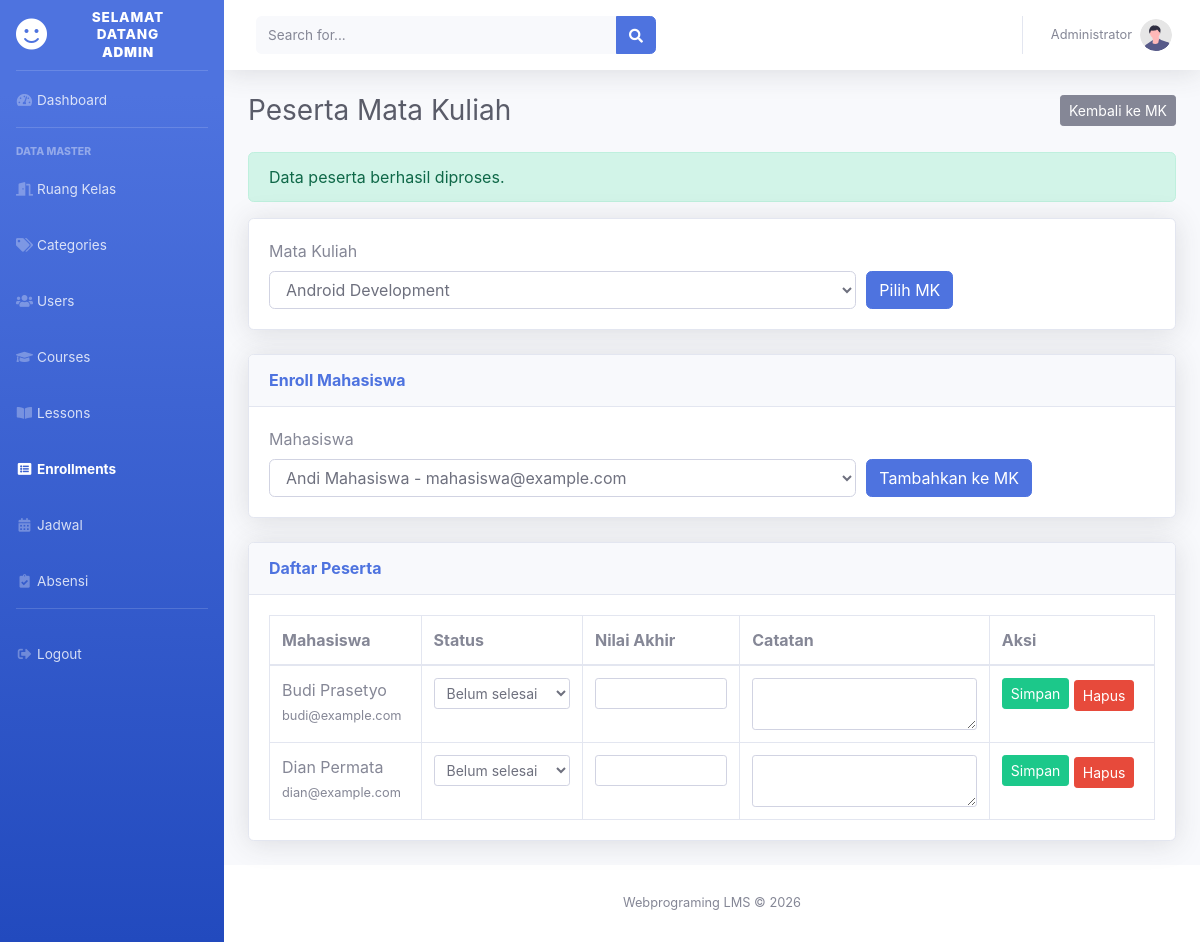
/layout.php?page=peserta&course_id=0&pesan=simpan (signed in), run on an earlier commit of the app's database.
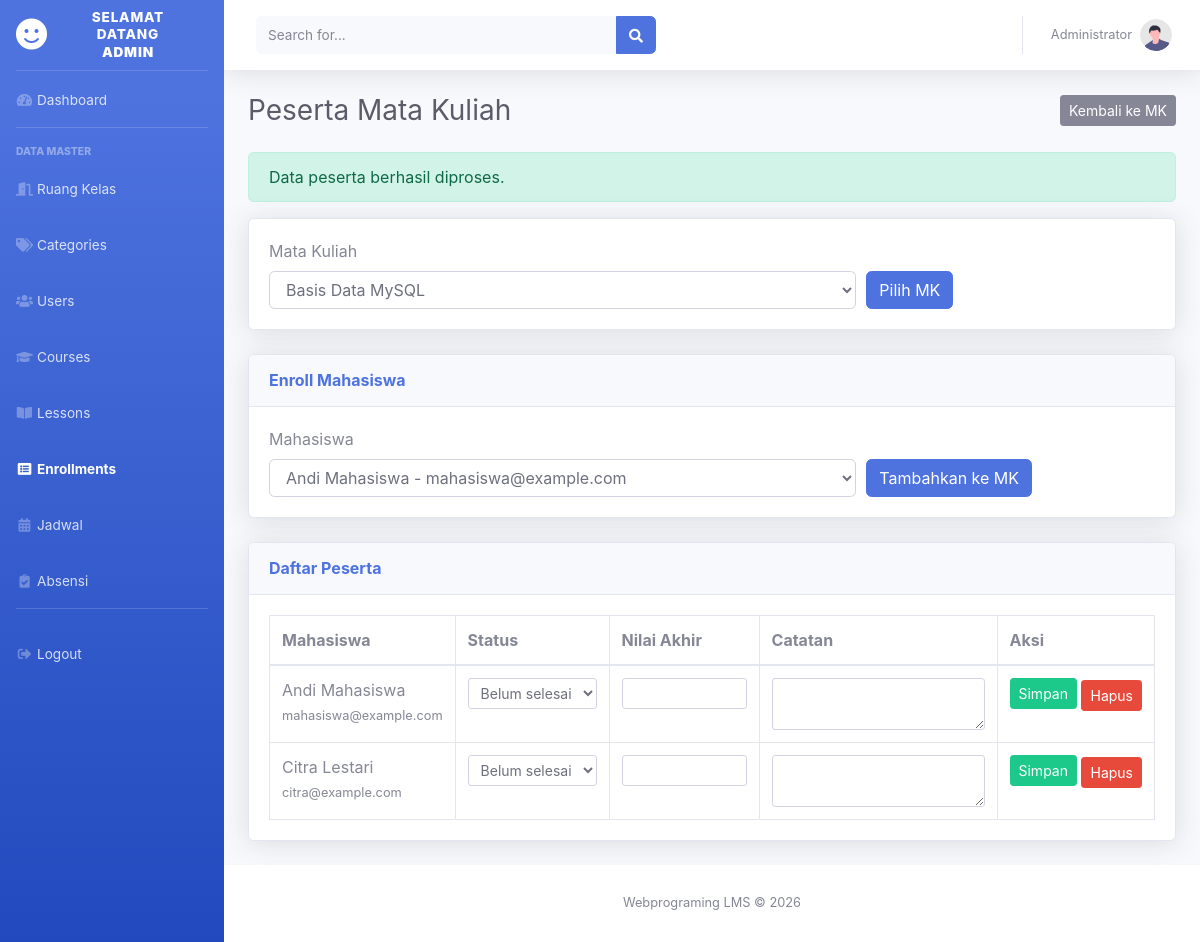
And on a later commit of the database.
### tables this page shows
CREATE TABLE `enrollments` (
  `id` int NOT NULL AUTO_INCREMENT,
  `user_id` int NOT NULL,
  `course_id` int NOT NULL,
  `tgl_daftar` datetime DEFAULT CURRENT_TIMESTAMP,
  `status_belajar` enum('aktif','selesai') DEFAULT 'aktif',
  `nilai_akhir` decimal(5,2) DEFAULT NULL,
  `catatan_dosen` text,
  PRIMARY KEY (`id`),
  UNIQUE KEY `unique_enrollment` (`user_id`,`course_id`),
  KEY `course_id` (`course_id`),
  CONSTRAINT `enrollments_ibfk_1` FOREIGN KEY (`user_id`) REFERENCES `users` (`id`) ON DELETE CASCADE,
  CONSTRAINT `enrollments_ibfk_2` FOREIGN KEY (`course_id`) REFERENCES `courses` (`id`) ON DELETE CASCADE
);

CREATE TABLE `users` (
  `id` int NOT NULL AUTO_INCREMENT,
  `nama_lengkap` varchar(100) NOT NULL,
  `email` varchar(100) NOT NULL,
  `password` varchar(255) NOT NULL,
  `role` enum('admin','dosen','mahasiswa') DEFAULT 'mahasiswa',
  `foto_profil` varchar(255) DEFAULT 'default.jpg',
  `created_at` timestamp NULL DEFAULT CURRENT_TIMESTAMP,
  PRIMARY KEY (`id`),
  UNIQUE KEY `email` (`email`)
);

### koneksi/koneksi.php (called while the page is built, shortened)
<?php
$db_driver = getenv('APP_DB') ?: 'mysql';
$db_type = $db_driver === 'sqlite' ? 'sqlite' : 'mysql';
class DbResult {
    public array $rows;
    private int $index = 0;
    public function __construct(array $rows = []) {
        $this->rows = $rows;
    }
    public function fetch_assoc(): ?array {
        if ($this->index >= count($this->rows)) {
            return null;
        }
        return $this->rows[$this->index++];
    }
}
class DbStatement {
    public function __construct(PDOStatement $stmt) {
        $this->stmt = $stmt;
    }
}
function db_prepare(PDO $db, string $sql): DbStatement {
    return new DbStatement($db->prepare(db_translate_sql($sql)));
}
function db_stmt_execute(DbStatement $stmt): bool {
    return $stmt->stmt->execute($stmt->params);
}
function db_stmt_get_result(DbStatement $stmt): DbResult {
    return new DbResult($stmt->stmt->fetchAll(PDO::FETCH_ASSOC));
}
function db_query(PDO $db, string $sql): DbResult|bool {
    $statement = $db->query(db_translate_sql($sql));
    return new DbResult($statement->fetchAll(PDO::FETCH_ASSOC));
}
function db_fetch_assoc(DbResult|false $result): ?array {
    return $result ? $result->fetch_assoc() : null;
}
function db_translate_sql(string $sql): string {
    global $db_type;
    if ($db_type !== 'sqlite') {
        return $sql;
    }
    $sql = str_replace('CURRENT_TIMESTAMP()', 'CURRENT_TIMESTAMP', $sql);
    return $sql;
}

### module/_akademik.php (called while the page is built, shortened)
<?php
function course_query_for_role($koneksi) {
    if (($_SESSION['role'] ?? '') === 'admin') {
        return db_query($koneksi, "SELECT id, judul FROM courses ORDER BY judul");
    }
    $stmt = db_prepare($koneksi, "SELECT c.id, c.judul FROM courses c JOIN enrollments e ON e.course_id = c.id WHERE e.user_id = ? ORDER BY c.judul");
    return db_stmt_get_result($stmt);
}

### module/peserta.php (the view, shortened to what the changed rows need)
<?php
require_once __DIR__ . '/_akademik.php';
$courseId = (int) ($_GET['course_id'] ?? 0);
$courses = course_query_for_role($koneksi);
if ($courseId === 0) {
    $firstCourse = db_fetch_assoc($courses);
    if ($firstCourse) {
        $courseId = (int) $firstCourse['id'];
    }
    $courses = course_query_for_role($koneksi);
}
$stmt = db_prepare($koneksi, "SELECT e.*, u.nama_lengkap, u.email FROM enrollments e JOIN users u ON u.id = e.user_id WHERE e.course_id = ? ORDER BY u.nama_lengkap");
db_stmt_execute($stmt);
$participants = db_stmt_get_result($stmt);
?>
<div class="d-sm-flex align-items-center justify-content-between mb-4">
    <h1 class="h3 mb-0 text-gray-800">Peserta Mata Kuliah</h1>
</div>
<form class="card shadow mb-4" method="get">
    <div class="card-body">
        <div class="form-row align-items-end">
            <div class="col-md-8">
                <label>Mata Kuliah</label>
                <select name="course_id" class="form-control">
                    <?php while ($course = db_fetch_assoc($courses)): ?>
                        <option value="<?php echo e($course['id']); ?>" <?php echo $courseId === (int) $course['id'] ? 'selected' : ''; ?>><?php echo e($course['judul']); ?></option>
                    <?php endwhile; ?>
                </select>
            </div>
        </div>
    </div>
</form>
<?php if ($courseId > 0): ?>
<div class="card shadow mb-4">
    <div class="card-header py-3"><h2 class="h6 m-0 font-weight-bold text-primary">Enroll Mahasiswa</h2></div>
</div>
<div class="card shadow mb-4">
    <div class="card-header py-3"><h2 class="h6 m-0 font-weight-bold text-primary">Daftar Peserta</h2></div>
    <div class="card-body">
        <div class="table-responsive">
            <table class="table table-bordered mb-0">
                <thead>
                    <tr>
                        <th>Mahasiswa</th>
                        <th>Status</th>
                        <th>Nilai Akhir</th>
                        <th>Catatan</th>
                        <th>Aksi</th>
                    </tr>
                </thead>
                <tbody>
                    <?php while ($participant = db_fetch_assoc($participants)): ?>
                    <tr>
                        <td><?php echo e($participant['nama_lengkap']); ?><br><small><?php echo e($participant['email']); ?></small></td>
                        <td>
                            <form action="module/update_peserta.php" method="post" class="mb-0">
                                <select name="status_belajar" class="form-control form-control-sm">
                                    <option value="aktif" <?php echo $participant['status_belajar'] === 'aktif' ? 'selected' : ''; ?>>Belum selesai</option>
                                </select>
                        </td>
                        <td>
                                <input type="number" name="nilai_akhir" class="form-control form-control-sm" min="0" max="100" step="0.01" value="<?php echo e($participant['nilai_akhir']); ?>">
                        </td>
                        <td>
                                <textarea name="catatan_dosen" class="form-control form-control-sm" rows="2"><?php echo e($participant['catatan_dosen']); ?></textarea>
                        </td>
                        <td>
                                <button class="btn btn-success btn-sm mb-1" type="submit">Simpan</button>
                            <a href="module/hapus_peserta.php?id=<?php echo e($participant['id']); ?>&course_id=<?php echo e($courseId); ?>" class="btn btn-danger btn-sm" onclick="return confirm('Hapus mahasiswa dari MK ini?')">Hapus</a>
                        </td>
                    </tr>
                    <?php endwhile; ?>
                </tbody>
            </table>
        </div>
    </div>
</div>
<?php endif; ?>

What changed in the data, as far as the page shows it:
removed enrollments: user.nama_lengkap "Budi Prasetyo", user.email "budi@example.com", status_belajar "Belum selesai"
removed enrollments: user.nama_lengkap "Dian Permata", user.email "dian@example.com", status_belajar "Belum selesai"
now on this page (row unchanged): enrollments: user.nama_lengkap "Andi Mahasiswa", user.email "mahasiswa@example.com", status_belajar "Belum selesai"
now on this page (row unchanged): enrollments: user.nama_lengkap "Citra Lestari", user.email "citra@example.com", status_belajar "Belum selesai"
Also different on the page:
form field course_id: "Android Development" → "Basis Data MySQL"
